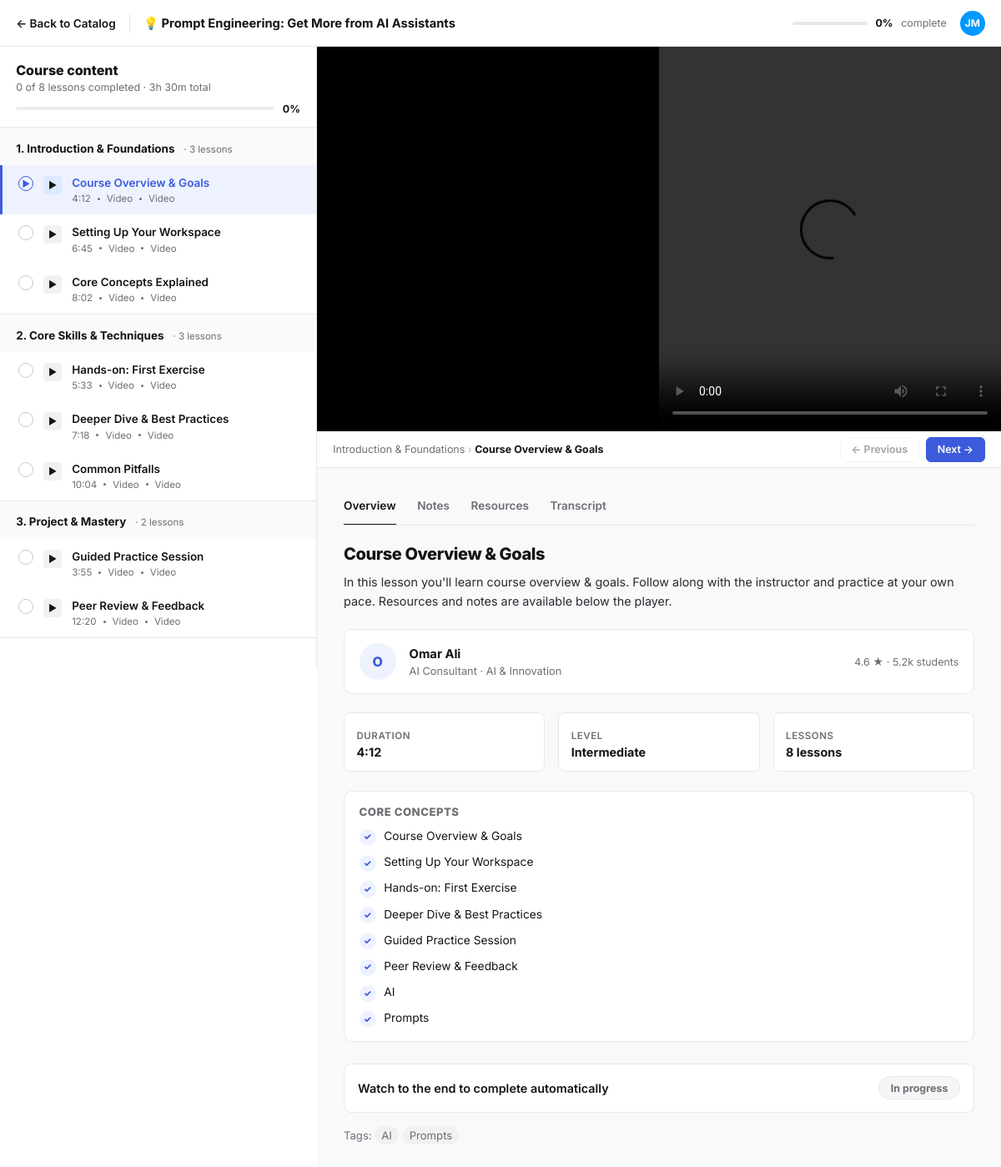
The page /course/15/learn/ (signed in) on the database its author committed.
### accounts/models.py (models this page shows, shortened)
class Course(models.Model):
    LEVEL_CHOICES = [
        ("beginner", "Beginner"),
        ("intermediate", "Intermediate"),
        ("advanced", "Advanced"),
    ]
    title = models.CharField(max_length=255)
    instructor = models.CharField(max_length=150, default="Academy Team")
    rating = models.DecimalField(max_digits=2, decimal_places=1, default=4.5)
    reviews = models.PositiveIntegerField(default=0)
    duration = models.CharField(max_length=50, default="6h 00m")
    students = models.CharField(max_length=50, default="1.0k")
    level = models.CharField(max_length=20, choices=LEVEL_CHOICES, default="beginner")
    tags = models.CharField(max_length=255, default="", blank=True)
    category = models.CharField(max_length=100, default="Development")
    extra_tags = models.PositiveIntegerField(default=0)
    role = models.CharField(max_length=150, default="Teacher")
    lessons = models.PositiveIntegerField(default=10)
    emoji = models.CharField(max_length=10, default="📚")
    is_new = models.BooleanField(default=False)
    staff_pick = models.BooleanField(default=False)
    is_free = models.BooleanField(default=True)
    created_at = models.DateTimeField(auto_now_add=True)
    def tag_list(self):
        return [t.strip() for t in self.tags.split(",") if t.strip()]

class User(AbstractBaseUser, PermissionsMixin):
    email = models.EmailField(unique=True)
    first_name = models.CharField(max_length=100)
    last_name = models.CharField(max_length=100)
    is_active = models.BooleanField(default=True)
    is_staff = models.BooleanField(default=False)
    date_joined = models.DateTimeField(auto_now_add=True)
    USERNAME_FIELD = "email"
    REQUIRED_FIELDS = ["first_name", "last_name"]
    objects = UserManager()

class Lesson(models.Model):
    KIND_CHOICES = [
        ("video", "Video"),
        ("reading", "Reading"),
        ("quiz", "Quiz"),
    ]
    course = models.ForeignKey(Course, on_delete=models.CASCADE, related_name="lesson_items")
    section = models.CharField(max_length=200, default="Module 1")
    section_order = models.PositiveIntegerField(default=1)
    title = models.CharField(max_length=255)
    duration = models.CharField(max_length=20, default="5:00")
    order = models.PositiveIntegerField(default=1)
    kind = models.CharField(max_length=20, choices=KIND_CHOICES, default="video")
    video_url = models.URLField(blank=True, default="")
    description = models.TextField(blank=True, default="")
    class Meta:
        ordering = ["section_order", "order"]
        unique_together = ("course", "section_order", "order")

### accounts/views.py (the view, shortened to what this page needs)
# urls.py: path("course/<int:course_id>/learn/", views.classroom_view, name="classroom"),
@login_required
def classroom_view(request, course_id, lesson_id=None):
    ensure_demo_courses()
    course = get_object_or_404(Course, pk=course_id)
    ensure_course_lessons(course)
    course.tag_list_cached = course.tag_list()
    enrollment = Enrollment.objects.filter(user=request.user, course=course).first()
    if enrollment is None:
        enrollment = Enrollment.objects.create(user=request.user, course=course, status="enrolled", progress=0)
    lessons = list(Lesson.objects.filter(course=course).order_by("section_order", "order"))
    from collections import OrderedDict
    sections_dict = OrderedDict()
    for ls in lessons:
        if ls.section not in sections_dict:
            sections_dict[ls.section] = []
        sections_dict[ls.section].append(ls)
    sections = [{"title": k, "lessons": v} for k, v in sections_dict.items()]
    current = None
    if lesson_id is not None:
        current = next((l for l in lessons if l.id == lesson_id), None)
        if current is None:
            current = lessons[0] if lessons else None
    else:
        completed_ids = set(LessonProgress.objects.filter(user=request.user, lesson__course=course, completed=True).values_list("lesson_id", flat=True))
        current = next((l for l in lessons if l.id not in completed_ids), lessons[0] if lessons else None)
    completed_ids = set(LessonProgress.objects.filter(user=request.user, lesson__course=course, completed=True).values_list("lesson_id", flat=True))
    total = len(lessons) or 1
    completed_count = len(completed_ids)
    pct = int(round(completed_count / total * 100))
    cur_idx = lessons.index(current) if current and current in lessons else 0
    prev_lesson = lessons[cur_idx - 1] if cur_idx > 0 else None
    next_lesson = lessons[cur_idx + 1] if cur_idx + 1 < len(lessons) else None
    completed_map = {lid: True for lid in completed_ids}
    ctx = _course_context(request.user)
    ctx.update({
        "course": course,
        "sections_data": sections,
        "lessons": lessons,
        "current": current,
        "completed_ids": completed_ids,
        "completed_map": completed_map,
        "progress_pct": pct,
        "completed_count": completed_count,
        "total_lessons": total,
        "prev_lesson": prev_lesson,
        "next_lesson": next_lesson,
        "enrollment": enrollment,
        "is_saved": SavedCourse.objects.filter(user=request.user, course=course).exists(),
        "bottom": "all",
    })
    return render(request, "classroom.html", ctx)

### accounts/views.py (called while the page is built)
def ensure_demo_courses():
    if Course.objects.exists():
        return
    for data in DEMO_COURSES:
        Course.objects.create(**data)

### templates/classroom.html (shortened to what this page needs)
{% load static %}
<!DOCTYPE html>
<html lang="en">
<head>
</head>
<body>
  <header class="c-header">
    <a class="back" href="{% url 'landing' %}">← Back to Catalog</a>
    <span class="c-title">{{ course.emoji }} {{ course.title|truncatechars:64 }}</span>
    <div class="c-header-right">
      <span class="progress-mini"><span class="mini-track"><span class="mini-fill" style="width:{{ progress_pct }}%"></span></span> <b>{{ progress_pct }}%</b> complete</span>
      <a class="avatar" href="{% url 'profile' %}">{{ user.first_name.0|default:"A" }}{{ user.last_name.0 }}</a>
    </div>
  </header>
  <div class="classroom">
    <aside class="cl-left collapsed" id="clLeft">
      <div class="cl-left-head">
        <h2>Course content</h2>
        <p>{{ completed_count }} of {{ total_lessons }} lessons completed · {{ course.duration }} total</p>
        <div class="cl-progress"><span class="cl-track"><span class="cl-fill" style="width:{{ progress_pct }}%"></span></span><span style="font-size:.78rem;font-weight:700">{{ progress_pct }}%</span></div>
      </div>
      <div class="cl-left-scroll">
        {% for sec in sections_data %}
        <div class="section">
          <div class="section-head"><strong>{{ forloop.counter }}. {{ sec.title }}</strong> <span>· {{ sec.lessons|length }} lessons</span></div>
          {% for ls in sec.lessons %}
          <a class="lesson {% if current and ls.id == current.id %}active{% endif %}" href="{% url 'classroom_lesson' course.id ls.id %}">
            <span class="lesson-check {% if ls.id in completed_ids %}done{% endif %}">{% if ls.id in completed_ids %}✓{% else %}{% if current and ls.id == current.id %}▶{% endif %}{% endif %}</span>
            <span class="lesson-icon">{% if ls.kind == 'video' %}▶{% elif ls.kind == 'reading' %}≡{% else %}?{% endif %}</span>
            <span class="lesson-body">
              <span class="lesson-title">{{ ls.title }}</span>
              <span class="lesson-meta"><span>{{ ls.duration }}</span><span class="dot"></span><span style="text-transform:capitalize">{{ ls.kind }}</span>{% if ls.kind == 'video' and ls.video_url %}<span class="dot"></span><span>Video</span>{% endif %}</span>
            </span>
          </a>
          {% endfor %}
        </div>
        {% endfor %}
      </div>
    </aside>
    <section class="cl-right">
      <div class="player-wrap">
        <div class="player" id="playerMount">
          <div id="jwplayer"></div>
          <div id="jwFallback" hidden style="width:100%;height:100%"></div>
        </div>
        <div class="player-bar">
          <span class="crumb">{{ current.section|default:"Course" }} <span style="opacity:.5">›</span> <b>{{ current.title|default:course.title }}</b></span>
          <span class="lesson-nav">
            {% if prev_lesson %}<a class="nav-btn" href="{% url 'classroom_lesson' course.id prev_lesson.id %}">← Previous</a>{% else %}<span class="nav-btn disabled">← Previous</span>{% endif %}
            {% if next_lesson %}<a class="nav-btn primary" href="{% url 'classroom_lesson' course.id next_lesson.id %}">Next →</a>{% else %}<span class="nav-btn disabled">Next →</span>{% endif %}
          </span>
        </div>
      </div>
      <div class="cl-content">
        <div class="tabs" role="tablist">
          <button class="active" data-tab="overview">Overview</button>
          <button data-tab="notes">Notes</button>
          <button data-tab="resources">Resources</button>
          <button data-tab="transcript">Transcript</button>
        </div>
        <div class="tab-panel active" id="tab-overview">
          <h1 class="h3">{{ current.title|default:course.title }}</h1>
          <p class="desc">{{ current.description|default:"Welcome to this lesson. Watch the video on the right (player) and use the course content on the left to navigate — just like Coursera. Mark lessons complete to track your progress." }}</p>
          <div class="instructor-card">
            <span class="inst-avatar">{{ course.instructor|slice:":1" }}</span>
            <span><strong style="font-size:.92rem">{{ course.instructor }}</strong><br/><span style="font-size:.8rem;color:var(--muted)">{{ course.role }} · {{ course.category }}</span></span>
            <span style="margin-left:auto;font-size:.78rem;color:var(--muted)">{{ course.rating }} ★ · {{ course.students }} students</span>
          </div>
          <div class="meta-grid">
            <div class="meta-card"><small>Duration</small><strong>{{ current.duration|default:course.duration }}</strong></div>
            <div class="meta-card"><small>Level</small><strong style="text-transform:capitalize">{{ course.level }}</strong></div>
            <div class="meta-card"><small>Lessons</small><strong>{{ total_lessons }} lessons</strong></div>
          </div>
          <div class="concepts-card">
            <h4>Core concepts</h4>
            <ul>
              {% for sec in sections_data|slice:":3" %}
                {% for ls in sec.lessons|slice:":2" %}
                <li>{{ ls.title }}</li>
                {% endfor %}
              {% endfor %}
              {% if course.tag_list_cached %}
                {% for t in course.tag_list_cached|slice:":3" %}
                <li>{{ t }}</li>
                {% endfor %}
              {% endif %}
            </ul>
          </div>
          <div class="complete-row" id="completeRow" data-complete-url="{% url 'complete_lesson' course.id current.id %}" data-lesson-id="{{ current.id }}" data-completed="{% if current.id in completed_ids %}1{% else %}0{% endif %}">
            <span id="completeText" style="font-size:.9rem;font-weight:600">{% if current and current.id in completed_ids %}Completed ✓ — automatically marked{% else %}Watch to the end to complete automatically{% endif %}</span>
            <span id="completeBadge" class="complete-badge {% if current.id in completed_ids %}done{% endif %}">{% if current.id in completed_ids %}✓ Done{% else %}In progress{% endif %}</span>
          </div>
          {% if course.tag_list_cached %}
          <p style="margin-top:1.2rem;font-size:.82rem;color:var(--muted)">Tags: {% for t in course.tag_list_cached %}<span style="background:var(--pill);padding:.2rem .5rem;border-radius:999px;margin-right:.3rem">{{ t }}</span>{% endfor %}</p>
          {% endif %}
        </div>
      </div>
    </section>
  </div>
</body>
</html>

### rows shown on the page
Course: emoji "💡", title "Prompt Engineering: Get More from AI Assistants", duration "3h 30m", instructor "O", instructor "Omar Ali", role "AI Consultant", category "AI & Innovation", rating "4.6", students "5.2k", level "Intermediate"
User: first_name.0 "J", last_name.0 "M"
Lesson: title "Introduction & Foundations", title "Course Overview & Goals", duration "4:12", kind "Video", section "Introduction & Foundations", description "In this lesson you'll learn course overview & goals. Follow along with the instructor and practice at your own pace. Resources and notes are available below the player."
Lesson: title "Setting Up Your Workspace", duration "6:45", kind "Video"
Lesson: title "Core Concepts Explained", duration "8:02", kind "Video"
Lesson: title "Core Skills & Techniques", title "Hands-on: First Exercise", duration "5:33", kind "Video"
Lesson: title "Deeper Dive & Best Practices", duration "7:18", kind "Video"
Lesson: title "Common Pitfalls", duration "10:04", kind "Video"
Lesson: title "Project & Mastery", title "Guided Practice Session", duration "3:55", kind "Video"
Lesson: title "Peer Review & Feedback", duration "12:20", kind "Video"

### other values the page prints
{{ progress_pct }} "0"
{{ completed_count }} "0"
{{ total_lessons }} "8"
{{ sec.lessons|length }} "3" "3" "2"
{{ t }} "AI" "Prompts"
